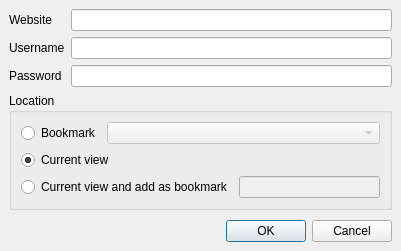
<ui version="4.0" >
 <class>DownloadMapDialog</class>
 <widget class="QDialog" name="DownloadMapDialog" >
  <property name="geometry" >
   <rect>
    <x>0</x>
    <y>0</y>
    <width>401</width>
    <height>251</height>
   </rect>
  </property>
  <property name="windowTitle" >
   <string>Download</string>
  </property>
  <layout class="QVBoxLayout" >
   <property name="margin" >
    <number>9</number>
   </property>
   <property name="spacing" >
    <number>6</number>
   </property>
   <item>
    <layout class="QGridLayout" >
     <property name="margin" >
      <number>0</number>
     </property>
     <property name="spacing" >
      <number>6</number>
     </property>
     <item row="2" column="0" >
      <widget class="QLabel" name="label_3" >
       <property name="text" >
        <string>Password</string>
       </property>
      </widget>
     </item>
     <item row="1" column="1" >
      <widget class="QLineEdit" name="Username" />
     </item>
     <item row="0" column="1" >
      <widget class="QLineEdit" name="Website" />
     </item>
     <item row="0" column="0" >
      <widget class="QLabel" name="label" >
       <property name="text" >
        <string>Website</string>
       </property>
      </widget>
     </item>
     <item row="1" column="0" >
      <widget class="QLabel" name="label_2" >
       <property name="text" >
        <string>Username</string>
       </property>
      </widget>
     </item>
     <item row="2" column="1" >
      <widget class="QLineEdit" name="Password" />
     </item>
    </layout>
   </item>
   <item>
    <widget class="QGroupBox" name="groupBox" >
     <property name="title" >
      <string>Location</string>
     </property>
     <layout class="QVBoxLayout" >
      <property name="margin" >
       <number>9</number>
      </property>
      <property name="spacing" >
       <number>6</number>
      </property>
      <item>
       <layout class="QHBoxLayout" >
        <property name="margin" >
         <number>0</number>
        </property>
        <property name="spacing" >
         <number>6</number>
        </property>
        <item>
         <widget class="QRadioButton" name="FromBookmark" >
          <property name="text" >
           <string>Bookmark</string>
          </property>
         </widget>
        </item>
        <item>
         <widget class="QComboBox" name="Bookmarks" >
          <property name="enabled" >
           <bool>false</bool>
          </property>
          <property name="sizePolicy" >
           <sizepolicy>
            <hsizetype>7</hsizetype>
            <vsizetype>0</vsizetype>
            <horstretch>0</horstretch>
            <verstretch>0</verstretch>
           </sizepolicy>
          </property>
         </widget>
        </item>
       </layout>
      </item>
      <item>
       <widget class="QRadioButton" name="FromView" >
        <property name="text" >
         <string>Current view</string>
        </property>
        <property name="checked" >
         <bool>true</bool>
        </property>
       </widget>
      </item>
      <item>
       <layout class="QHBoxLayout" >
        <property name="margin" >
         <number>0</number>
        </property>
        <property name="spacing" >
         <number>6</number>
        </property>
        <item>
         <widget class="QRadioButton" name="FromviewAndAdd" >
          <property name="text" >
           <string>Current view and add as bookmark</string>
          </property>
         </widget>
        </item>
        <item>
         <widget class="QLineEdit" name="NewBookmark" >
          <property name="enabled" >
           <bool>false</bool>
          </property>
         </widget>
        </item>
       </layout>
      </item>
     </layout>
    </widget>
   </item>
   <item>
    <spacer>
     <property name="orientation" >
      <enum>Qt::Vertical</enum>
     </property>
     <property name="sizeHint" >
      <size>
       <width>20</width>
       <height>16</height>
      </size>
     </property>
    </spacer>
   </item>
   <item>
    <widget class="QDialogButtonBox" name="buttonBox" >
     <property name="orientation" >
      <enum>Qt::Horizontal</enum>
     </property>
     <property name="standardButtons" >
      <set>QDialogButtonBox::Cancel|QDialogButtonBox::NoButton|QDialogButtonBox::Ok</set>
     </property>
    </widget>
   </item>
  </layout>
 </widget>
 <resources/>
 <connections>
  <connection>
   <sender>buttonBox</sender>
   <signal>accepted()</signal>
   <receiver>DownloadMapDialog</receiver>
   <slot>accept()</slot>
   <hints>
    <hint type="sourcelabel" >
     <x>223</x>
     <y>241</y>
    </hint>
    <hint type="destinationlabel" >
     <x>241</x>
     <y>175</y>
    </hint>
   </hints>
  </connection>
  <connection>
   <sender>buttonBox</sender>
   <signal>rejected()</signal>
   <receiver>DownloadMapDialog</receiver>
   <slot>reject()</slot>
   <hints>
    <hint type="sourcelabel" >
     <x>279</x>
     <y>241</y>
    </hint>
    <hint type="destinationlabel" >
     <x>283</x>
     <y>187</y>
    </hint>
   </hints>
  </connection>
  <connection>
   <sender>FromBookmark</sender>
   <signal>toggled(bool)</signal>
   <receiver>Bookmarks</receiver>
   <slot>setEnabled(bool)</slot>
   <hints>
    <hint type="sourcelabel" >
     <x>59</x>
     <y>133</y>
    </hint>
    <hint type="destinationlabel" >
     <x>129</x>
     <y>133</y>
    </hint>
   </hints>
  </connection>
  <connection>
   <sender>FromviewAndAdd</sender>
   <signal>toggled(bool)</signal>
   <receiver>NewBookmark</receiver>
   <slot>setEnabled(bool)</slot>
   <hints>
    <hint type="sourcelabel" >
     <x>99</x>
     <y>181</y>
    </hint>
    <hint type="destinationlabel" >
     <x>361</x>
     <y>181</y>
    </hint>
   </hints>
  </connection>
 </connections>
</ui>
